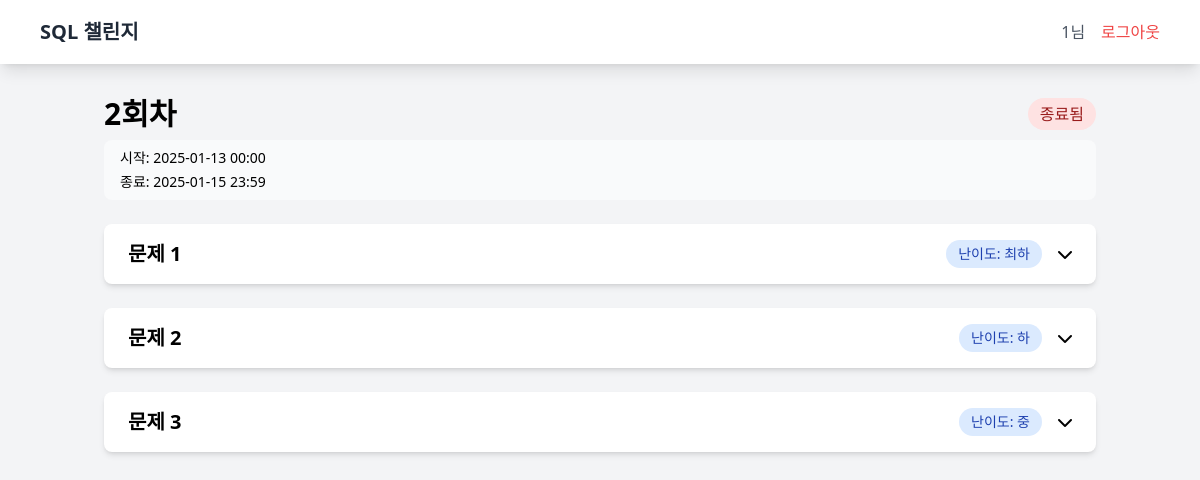
The app's page /round/2 (signed in) with its own data.
### tables this page shows
CREATE TABLE problems (
            id INTEGER PRIMARY KEY AUTOINCREMENT,
            round_id INTEGER NOT NULL,
            question TEXT NOT NULL,
            correct_query TEXT NOT NULL,
            difficulty TEXT NOT NULL,
            sample_data TEXT,
            FOREIGN KEY (round_id) REFERENCES rounds(id)
        );

### api/index.py (the view)
@app.route('/round/<int:round_id>')
def view_round(round_id):
    if 'user_id' not in session:
        return redirect(url_for('login'))
    try:
        with get_db_connection() as conn:
            c = conn.cursor()
            execute_with_retry(c, '''
                SELECT id, round_number, start_date, end_date
                FROM rounds
                WHERE id = ?
            ''', (round_id,))
            round_data = c.fetchone()
            if not round_data:
                flash('존재하지 않는 라운드입니다.', 'error')
                return redirect(url_for('index'))
            execute_with_retry(c, '''
                WITH latest_progress AS (
                    SELECT
                        problem_id,
                        is_correct,
                        completed_at,
                        attempts,
                        last_wrong_query,
                        last_wrong_result,
                        ROW_NUMBER() OVER (PARTITION BY problem_id ORDER BY last_attempt DESC) as rn
                    FROM user_progress
                    WHERE user_id = ?
                )
                SELECT
                    p.id,
                    p.question,
                    p.difficulty,
                    p.sample_data,
                    COALESCE(lp.is_correct, 0) as solved,
                    lp.completed_at,
                    COALESCE(lp.attempts, 0) as attempts,
                    lp.last_wrong_query,
                    lp.last_wrong_result
                FROM problems p
                LEFT JOIN latest_progress lp ON p.id = lp.problem_id AND lp.rn = 1
                WHERE p.round_id = ?
                ORDER BY p.id
            ''', (session['user_id'], round_id))
            problems = []
            for row in c.fetchall():
                problems.append({
                    'id': row[0],
                    'question': row[1],
                    'difficulty': row[2],
                    'sample_data': row[3],
                    'solved': bool(row[4]),
                    'completed_at': row[5],
                    'attempts': row[6],
                    'last_wrong_query': row[7],
                    'last_wrong_result': row[8]
                })
            start_date = datetime.strptime(round_data[2].replace('T', ' '), '%Y-%m-%d %H:%M:%S')
            end_date = datetime.strptime(round_data[3].replace('T', ' '), '%Y-%m-%d %H:%M:%S')
            round_info = {
                'id': round_data[0],
                'number': round_data[1],
                'start_date': start_date,
                'end_date': end_date,
                'status': 'active' if datetime.now() <= end_date else 'closed'
            }
            return render_template('round.html', round=round_info, problems=problems)
    except sqlite3.Error as e:
        flash('데이터베이스 오류가 발생했습니다.', 'error')
        return redirect(url_for('index'))

### api/db_utils.py (called while the page is built)
def execute_with_retry(cursor, query, params=None, max_retries=3):
    for attempt in range(max_retries):
        try:
            if params is None:
                return cursor.execute(query)
            return cursor.execute(query, params)
        except sqlite3.OperationalError as e:
            if "database is locked" in str(e) and attempt < max_retries - 1:
                time.sleep(0.1 * (attempt + 1))
                continue
            raise

@contextmanager
def get_db_connection():
    conn = sqlite3.connect('sql_challenge.db', timeout=20)
    try:
        yield conn
        conn.commit()
    except Exception:
        conn.rollback()
        raise
    finally:
        conn.close()

### templates/round.html (shortened to what this page needs)
{% extends "base.html" %}
{% block content %}
<div class="max-w-6xl mx-auto">
    <div class="flex justify-between items-center mb-2">
        <h1 class="text-3xl font-bold">{{ round.number }}회차</h1>
        <div class="flex items-center space-x-2">
            {% if round.status == 'active' %}
                <span class="px-3 py-1 bg-green-100 text-green-800 rounded-full">진행 중</span>
            {% else %}
                <span class="px-3 py-1 bg-red-100 text-red-800 rounded-full">종료됨</span>
            {% endif %}
        </div>
    </div>
    <div class="mb-6">
        <div class="bg-gray-50 px-4 py-2 rounded-lg text-sm space-y-1">
            <div>시작: {{ round.start_date.strftime('%Y-%m-%d %H:%M') }}</div>
            <div>종료: {{ round.end_date.strftime('%Y-%m-%d %H:%M') }}</div>
        </div>
    </div>
    <div class="grid gap-6">
        {% for problem in problems %}
        <div class="bg-white rounded-lg shadow-md overflow-hidden">
            <button onclick="toggleProblem({{ problem.id }})"
                    class="w-full px-6 py-4 flex items-center justify-between hover:bg-gray-50 transition-colors duration-200">
                <div class="flex items-center space-x-4">
                    <h3 class="text-xl font-semibold">문제 {{ loop.index }}</h3>
                </div>
                <div class="flex items-center space-x-4">
                    <span class="px-3 py-1 bg-blue-100 text-blue-800 rounded-full text-sm">
                        난이도: {{ problem.difficulty }}
                    </span>
                    <i class="fas fa-chevron-down transform transition-transform duration-200" id="arrow-{{ problem.id }}"></i>
                </div>
            </button>
        </div>
        {% endfor %}
    </div>
</div>
{% endblock %}

### records on screen
problems: difficulty "최하"
problems: difficulty "하"
problems: difficulty "중"

### other values on screen
{{ session['user_id'] }} "1"
{{ round.number }} "2"
{{ round.start_date.strftime('%Y-%m-%d %H:%M') }} "2025-01-13 00:00"
{{ round.end_date.strftime('%Y-%m-%d %H:%M') }} "2025-01-15 23:59"
